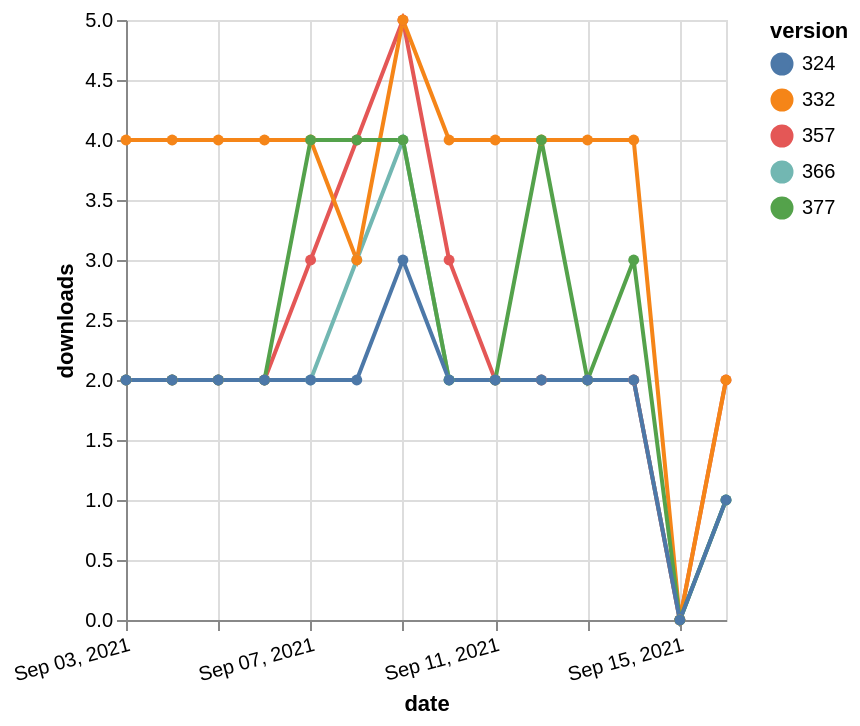

Vega-Lite specification for this chart:
### Vega-Lite specification from a JSON file in a GitHub repository (floating-point values rounded to 4 significant figures)
{"$schema": "https://vega.github.io/schema/vega-lite/v5.json", "description": "A simple bar chart with embedded data.", "data": {"values": [{"date": "2021-09-03", "total": 2513, "delta": 2, "version": "366"}, {"date": "2021-09-04", "total": 2515, "delta": 2, "version": "366"}, {"date": "2021-09-05", "total": 2517, "delta": 2, "version": "366"}, {"date": "2021-09-06", "total": 2519, "delta": 2, "version": "366"}, {"date": "2021-09-07", "total": 2521, "delta": 2, "version": "366"}, {"date": "2021-09-08", "total": 2524, "delta": 3, "version": "366"}, {"date": "2021-09-09", "total": 2528, "delta": 4, "version": "366"}, {"date": "2021-09-10", "total": 2530, "delta": 2, "version": "366"}, {"date": "2021-09-11", "total": 2532, "delta": 2, "version": "366"}, {"date": "2021-09-12", "total": 2534, "delta": 2, "version": "366"}, {"date": "2021-09-13", "total": 2536, "delta": 2, "version": "366"}, {"date": "2021-09-14", "total": 2538, "delta": 2, "version": "366"}, {"date": "2021-09-15", "total": 2538, "delta": 0, "version": "366"}, {"date": "2021-09-16", "total": 2539, "delta": 1, "version": "366"}, {"date": "2021-09-03", "total": 2988, "delta": 2, "version": "357"}, {"date": "2021-09-04", "total": 2990, "delta": 2, "version": "357"}, {"date": "2021-09-05", "total": 2992, "delta": 2, "version": "357"}, {"date": "2021-09-06", "total": 2994, "delta": 2, "version": "357"}, {"date": "2021-09-07", "total": 2997, "delta": 3, "version": "357"}, {"date": "2021-09-08", "total": 3001, "delta": 4, "version": "357"}, {"date": "2021-09-09", "total": 3006, "delta": 5, "version": "357"}, {"date": "2021-09-10", "total": 3009, "delta": 3, "version": "357"}, {"date": "2021-09-11", "total": 3011, "delta": 2, "version": "357"}, {"date": "2021-09-12", "total": 3013, "delta": 2, "version": "357"}, {"date": "2021-09-13", "total": 3015, "delta": 2, "version": "357"}, {"date": "2021-09-14", "total": 3017, "delta": 2, "version": "357"}, {"date": "2021-09-15", "total": 3017, "delta": 0, "version": "357"}, {"date": "2021-09-16", "total": 3019, "delta": 2, "version": "357"}, {"date": "2021-09-03", "total": 4995, "delta": 4, "version": "332"}, {"date": "2021-09-04", "total": 4999, "delta": 4, "version": "332"}, {"date": "2021-09-05", "total": 5003, "delta": 4, "version": "332"}, {"date": "2021-09-06", "total": 5007, "delta": 4, "version": "332"}, {"date": "2021-09-07", "total": 5011, "delta": 4, "version": "332"}, {"date": "2021-09-08", "total": 5014, "delta": 3, "version": "332"}, {"date": "2021-09-09", "total": 5019, "delta": 5, "version": "332"}, {"date": "2021-09-10", "total": 5023, "delta": 4, "version": "332"}, {"date": "2021-09-11", "total": 5027, "delta": 4, "version": "332"}, {"date": "2021-09-12", "total": 5031, "delta": 4, "version": "332"}, {"date": "2021-09-13", "total": 5035, "delta": 4, "version": "332"}, {"date": "2021-09-14", "total": 5039, "delta": 4, "version": "332"}, {"date": "2021-09-15", "total": 5039, "delta": 0, "version": "332"}, {"date": "2021-09-16", "total": 5041, "delta": 2, "version": "332"}, {"date": "2021-09-03", "total": 2179, "delta": 2, "version": "377"}, {"date": "2021-09-04", "total": 2181, "delta": 2, "version": "377"}, {"date": "2021-09-05", "total": 2183, "delta": 2, "version": "377"}, {"date": "2021-09-06", "total": 2185, "delta": 2, "version": "377"}, {"date": "2021-09-07", "total": 2189, "delta": 4, "version": "377"}, {"date": "2021-09-08", "total": 2193, "delta": 4, "version": "377"}, {"date": "2021-09-09", "total": 2197, "delta": 4, "version": "377"}, {"date": "2021-09-10", "total": 2199, "delta": 2, "version": "377"}, {"date": "2021-09-11", "total": 2201, "delta": 2, "version": "377"}, {"date": "2021-09-12", "total": 2205, "delta": 4, "version": "377"}, {"date": "2021-09-13", "total": 2207, "delta": 2, "version": "377"}, {"date": "2021-09-14", "total": 2210, "delta": 3, "version": "377"}, {"date": "2021-09-15", "total": 2210, "delta": 0, "version": "377"}, {"date": "2021-09-16", "total": 2211, "delta": 1, "version": "377"}, {"date": "2021-09-03", "total": 2542, "delta": 2, "version": "324"}, {"date": "2021-09-04", "total": 2544, "delta": 2, "version": "324"}, {"date": "2021-09-05", "total": 2546, "delta": 2, "version": "324"}, {"date": "2021-09-06", "total": 2548, "delta": 2, "version": "324"}, {"date": "2021-09-07", "total": 2550, "delta": 2, "version": "324"}, {"date": "2021-09-08", "total": 2552, "delta": 2, "version": "324"}, {"date": "2021-09-09", "total": 2555, "delta": 3, "version": "324"}, {"date": "2021-09-10", "total": 2557, "delta": 2, "version": "324"}, {"date": "2021-09-11", "total": 2559, "delta": 2, "version": "324"}, {"date": "2021-09-12", "total": 2561, "delta": 2, "version": "324"}, {"date": "2021-09-13", "total": 2563, "delta": 2, "version": "324"}, {"date": "2021-09-14", "total": 2565, "delta": 2, "version": "324"}, {"date": "2021-09-15", "total": 2565, "delta": 0, "version": "324"}, {"date": "2021-09-16", "total": 2566, "delta": 1, "version": "324"}]}, "width": "container", "mark": {"type": "line", "point": {"filled": true}}, "encoding": {"x": {"field": "date", "type": "temporal", "timeUnit": "yearmonthdate", "title": "date", "axis": {"labelAngle": -15}}, "y": {"field": "delta", "type": "quantitative", "title": "downloads"}, "color": {"field": "version", "type": "nominal"}, "tooltip": {"field": "delta"}}}
